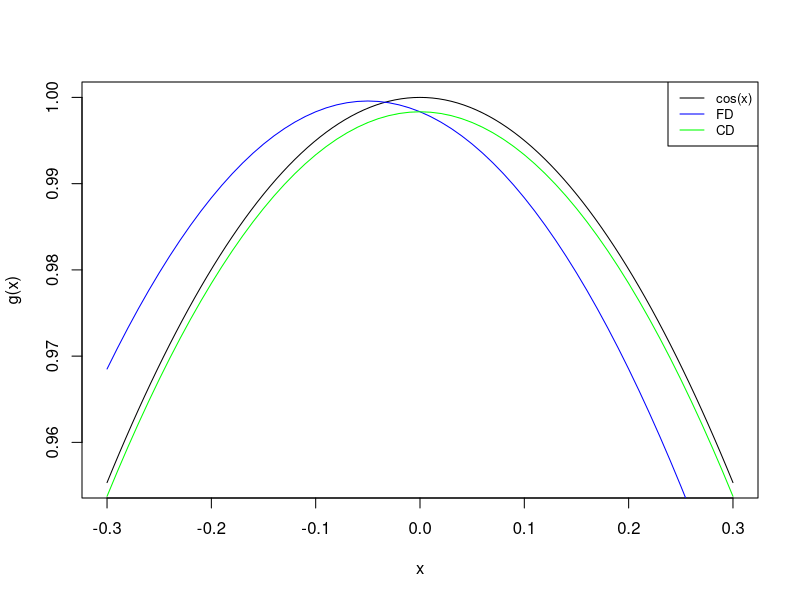
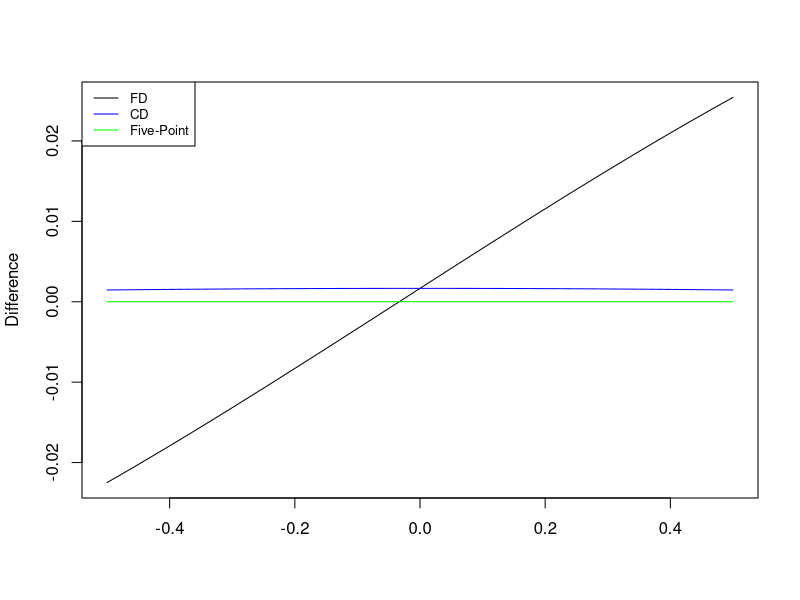
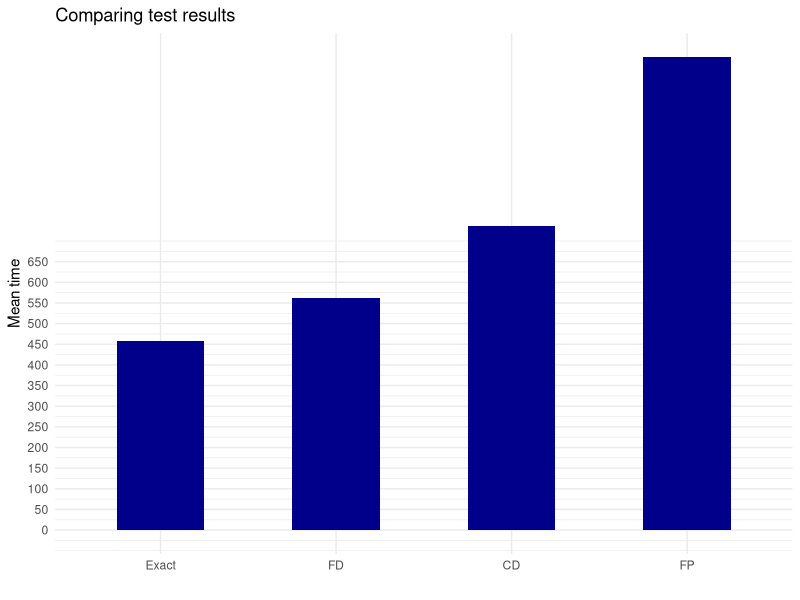

These charts were generated, in order, by the following R code:
## ---- chunk 1
f <- function(x) sin(x)
g <- function(x) cos(x)
fd <- function(x){
  h <- 1e-1
  (f(x + h) - f(x))/h
}
cd <- function(x){
  h <- 1e-1
  (f(x + h) - f(x - h))/(2*h)
}
int <- seq(-0.3,0.3, 0.01)
curve(g, min(int), max(int))
lines(int, fd(int), col = 'blue')
lines(int, cd(int), col = 'green')
legend('topright', legend = c('cos(x)', 'FD', 'CD'),
       col = c('black', 'blue', 'green'), 
       lty = 1, cex = 0.8)
## ---- chunk 2
h <- 0.1
f <- function(x) {sin(x)}
g_exact <- function(x) {cos(x)}
FD <- function(x) {
  FDf <- (f(x + h) - f(x))/h    
  return(FDf)
}
CD <- function(x) {
  CDf <- (f(x + h) - f(x - h))/(2*h)
  return(CDf)
}
XCD <- function(x) {
  XCDf <- (8*f(x + h) - 8*f(x - h) - f(x + 2*h) + f(x - 2*h))/(12*h)
  return(XCDf)
}

int <- seq(-.5,.5, 0.001)

diff_XCD <- function(x) g_exact(x) - XCD(x)
diff_CD <- function(x) g_exact(x) - CD(x)
diff_FD <- function(x) g_exact(x) - FD(x)
curve(diff_FD, min(int), max(int), ylab = "Difference", xlab = "")
lines(int, diff_CD(int), col = 'blue')
lines(int, diff_XCD(int), col = 'green')
legend("topleft", legend = c("FD", "CD", "Five-Point"),
       col = c("black", "blue", "green"),
       lty = 1, cex = 0.8)
## ---- chunk 3
# Exact functions
f <- function(x) 100*(x[2] - x[1]^2)^2 + (1 - x[1])^2
g <- function(x) c(2*(x[1] - 1) - 400*x[1]*(x[2] - x[1]^2), 200*(x[2] - x[1]^2))
# Implementation of Algorithm 3.5
# (Line Search Algorithm)
alpha <- function(a_0, x_k, c1, c2, r_k) {
  a_max <- 4*a_0
  f_k <- f(x_k)
  phi_k <- f_k
  a_1 <- a_0
  a0 <- 0
  a_k <- a_1
  a_k_old <- a0
  k <- 0
  k_max <- 10000   
  done <- FALSE
  while(!done) {
    k <- k + 1
    f_k <- f(x_k)
    g_k <- g(x_k)
    p_k <- -g_k
    phi_k_old <- f(x_k + a_k_old * p_k)
      phi_k <- f(x_k + a_k * p_k)
      dphi_k_0 <- t(g(x_k)) %*% p_k
      l_k <- f_k + c1 * a_k * dphi_k_0
      if ((phi_k > l_k) || ((k > 1) && (phi_k >= phi_k_old))) {
        return(zoom(a_k_old, a_k, x_k, c1, c2))
      }
    dphi_k <- t(g(x_k + a_k * p_k)) %*% p_k
      if (abs(dphi_k) <= -c2*dphi_k_0) {
        return(a_k)
      }
    if (dphi_k >= 0) {
      return(zoom(a_k, a_k_old, x_k, c1, c2))
    }
    a_k_old <- a_k
    a_k <- r_k*a_k + (1 - r_k)*a_max
    done <- (k > k_max)
  }
  return(a_k)
}

# Implementation of Algorithm ...
# (Zoom Algorithm)
zoom <- function(a_lo, a_hi, x_k, c1, c2) {
  f_k <- f(x_k)
  g_k <- g(x_k)
  p_k <- -g_k
  k <- 0
  k_max <- 10000   # Maximum number of iterations.
  done <- FALSE
  while(!done) {
    k <- k + 1
    phi_lo <- f(x_k + a_lo * p_k)
      a_k <- 0.5*(a_lo + a_hi)
      phi_k <-  f(x_k + a_k * p_k)
      dphi_k_0 <- t(g(x_k)) %*% p_k
      l_k <-  f_k + c1 * a_k * dphi_k_0
      if ((phi_k > l_k) || (phi_k >= phi_lo)) {
        a_hi <- a_k
      } else {
        dphi_k <-  t(g(x_k + a_k * p_k)) %*% p_k
          if (abs(dphi_k) <= -c2*dphi_k_0) {
            return(a_k)
          }
        if (dphi_k*(a_hi - a_lo) >= 0) {
          a_hi <- a_lo
        }
        a_lo <- a_k
      }
    done <- (k > k_max)
  }
  return(a_k)
}
# Implementation of Algorithm 3.5 (with CD instead of exact gradient)
# (Line Search Algorithm)
alpha_cd <- function(a_0, x_k, c1, c2, r_k) {
  g <- function(x, h = 1e-8){
    c((f(x + c(h,0)) - f(x - c(h,0)))/(2*h), (f(x + c(0,h)) - f(x - c(0,h)))/(2*h))
  }
  a_max <- 4*a_0
  f_k <- f(x_k)
  phi_k <- f_k
  a_1 <- a_0
  a0 <- 0
  a_k <- a_1
  a_k_old <- a0
  k <- 0
  k_max <- 10000   
  done <- FALSE
  while(!done) {
    k <- k + 1
    f_k <- f(x_k)
    g_k <- g(x_k)
    p_k <- -g_k
    phi_k_old <- f(x_k + a_k_old * p_k)
      phi_k <- f(x_k + a_k * p_k)
      dphi_k_0 <- t(g(x_k)) %*% p_k
      l_k <- f_k + c1 * a_k * dphi_k_0
      if ((phi_k > l_k) || ((k > 1) && (phi_k >= phi_k_old))) {
        return(zoom_cd(a_k_old, a_k, x_k, c1, c2))
      }
    dphi_k <- t(g(x_k + a_k * p_k)) %*% p_k
      if (abs(dphi_k) <= -c2*dphi_k_0) {
        return(a_k)
      }
    if (dphi_k >= 0) {
      return(zoom_cd(a_k, a_k_old, x_k, c1, c2))
    }
    a_k_old <- a_k
    a_k <- r_k*a_k + (1 - r_k)*a_max
    done <- (k > k_max)
  }
  return(a_k)
}

# Implementation of Algorithm ... (with CD instead of exact gradient)
# (Zoom Algorithm)
zoom_cd <- function(a_lo, a_hi, x_k, c1, c2) {
  g <- function(x, h = 1e-8){
    c((f(x + c(h,0)) - f(x - c(h,0)))/(2*h), (f(x + c(0,h)) - f(x - c(0,h)))/(2*h))
  }
  f_k <- f(x_k)
  g_k <- g(x_k)
  p_k <- -g_k
  k <- 0
  k_max <- 10000   # Maximum number of iterations.
  done <- FALSE
  while(!done) {
    k <- k + 1
    phi_lo <- f(x_k + a_lo * p_k)
      a_k <- 0.5*(a_lo + a_hi)
      phi_k <-  f(x_k + a_k * p_k)
      dphi_k_0 <- t(g(x_k)) %*% p_k
      l_k <-  f_k + c1 * a_k * dphi_k_0
      if ((phi_k > l_k) || (phi_k >= phi_lo)) {
        a_hi <- a_k
      } else {
        dphi_k <-  t(g(x_k + a_k * p_k)) %*% p_k
          if (abs(dphi_k) <= -c2*dphi_k_0) {
            return(a_k)
          }
        if (dphi_k*(a_hi - a_lo) >= 0) {
          a_hi <- a_lo
        }
        a_lo <- a_k
      }
    done <- (k > k_max)
  }
  return(a_k)
}

alpha_fd <- function(a_0, x_k, c1, c2, r_k) {
  g <- function(x, h = 1e-8){
    c((f(x + c(h,0)) - f(x))/(h), (f(x + c(0,h)) - f(x))/(h))
  }
  a_max <- 4*a_0
  f_k <- f(x_k)
  phi_k <- f_k
  a_1 <- a_0
  a0 <- 0
  a_k <- a_1
  a_k_old <- a0
  k <- 0
  k_max <- 10000   
  done <- FALSE
  while(!done) {
    k <- k + 1
    f_k <- f(x_k)
    g_k <- g(x_k)
    p_k <- -g_k
    phi_k_old <- f(x_k + a_k_old * p_k)
      phi_k <- f(x_k + a_k * p_k)
      dphi_k_0 <- t(g(x_k)) %*% p_k
      l_k <- f_k + c1 * a_k * dphi_k_0
      if ((phi_k > l_k) || ((k > 1) && (phi_k >= phi_k_old))) {
        return(zoom_fd(a_k_old, a_k, x_k, c1, c2))
      }
    dphi_k <- t(g(x_k + a_k * p_k)) %*% p_k
      if (abs(dphi_k) <= -c2*dphi_k_0) {
        return(a_k)
      }
    if (dphi_k >= 0) {
      return(zoom_fd(a_k, a_k_old, x_k, c1, c2))
    }
    a_k_old <- a_k
    a_k <- r_k*a_k + (1 - r_k)*a_max
    done <- (k > k_max)
  }
  return(a_k)
}

# Implementation of Algorithm ... (with CD instead of exact gradient)
# (Zoom Algorithm)
zoom_fd <- function(a_lo, a_hi, x_k, c1, c2) {
  g <- function(x, h = 1e-8){
    c((f(x + c(h,0)) - f(x))/(h), (f(x + c(0,h)) - f(x))/(h))
  }
  f_k <- f(x_k)
  g_k <- g(x_k)
  p_k <- -g_k
  k <- 0
  k_max <- 10000   # Maximum number of iterations.
  done <- FALSE
  while(!done) {
    k <- k + 1
    phi_lo <- f(x_k + a_lo * p_k)
      a_k <- 0.5*(a_lo + a_hi)
      phi_k <-  f(x_k + a_k * p_k)
      dphi_k_0 <- t(g(x_k)) %*% p_k
      l_k <-  f_k + c1 * a_k * dphi_k_0
      if ((phi_k > l_k) || (phi_k >= phi_lo)) {
        a_hi <- a_k
      } else {
        dphi_k <-  t(g(x_k + a_k * p_k)) %*% p_k
          if (abs(dphi_k) <= -c2*dphi_k_0) {
            return(a_k)
          }
        if (dphi_k*(a_hi - a_lo) >= 0) {
          a_hi <- a_lo
        }
        a_lo <- a_k
      }
    done <- (k > k_max)
  }
  return(a_k)
}

alpha_fp <- function(a_0, x_k, c1, c2, r_k) {
  g <- function(x, h = 1e-8){
    c((8*f(x + c(h,0)) - 8*f(x - c(h,0)) - f(x + c(2*h,0)) + f(x - c(2*h,0)))/(12*h),
      (8*f(x + c(0,h)) - 8*f(x - c(0,h)) - f(x + c(0,2*h)) + f(x - c(0,2*h)))/(12*h))
  }
  a_max <- 4*a_0
  f_k <- f(x_k)
  phi_k <- f_k
  a_1 <- a_0
  a0 <- 0
  a_k <- a_1
  a_k_old <- a0
  k <- 0
  k_max <- 10000   
  done <- FALSE
  while(!done) {
    k <- k + 1
    f_k <- f(x_k)
    g_k <- g(x_k)
    p_k <- -g_k
    phi_k_old <- f(x_k + a_k_old * p_k)
      phi_k <- f(x_k + a_k * p_k)
      dphi_k_0 <- t(g(x_k)) %*% p_k
      l_k <- f_k + c1 * a_k * dphi_k_0
      if ((phi_k > l_k) || ((k > 1) && (phi_k >= phi_k_old))) {
        return(zoom_fp(a_k_old, a_k, x_k, c1, c2))
      }
    dphi_k <- t(g(x_k + a_k * p_k)) %*% p_k
      if (abs(dphi_k) <= -c2*dphi_k_0) {
        return(a_k)
      }
    if (dphi_k >= 0) {
      return(zoom_fp(a_k, a_k_old, x_k, c1, c2))
    }
    a_k_old <- a_k
    a_k <- r_k*a_k + (1 - r_k)*a_max
    done <- (k > k_max)
  }
  return(a_k)
}

# Implementation of Algorithm ... (with CD instead of exact gradient)
# (Zoom Algorithm)
zoom_fp <- function(a_lo, a_hi, x_k, c1, c2) {
  g <- function(x, h = 1e-8){
    c((8*f(x + c(h,0)) - 8*f(x - c(h,0)) - f(x + c(2*h,0)) + f(x - c(2*h,0)))/(12*h),
      (8*f(x + c(0,h)) - 8*f(x - c(0,h)) - f(x + c(0,2*h)) + f(x - c(0,2*h)))/(12*h))
  }
  f_k <- f(x_k)
  g_k <- g(x_k)
  p_k <- -g_k
  k <- 0
  k_max <- 10000   # Maximum number of iterations.
  done <- FALSE
  while(!done) {
    k <- k + 1
    phi_lo <- f(x_k + a_lo * p_k)
      a_k <- 0.5*(a_lo + a_hi)
      phi_k <-  f(x_k + a_k * p_k)
      dphi_k_0 <- t(g(x_k)) %*% p_k
      l_k <-  f_k + c1 * a_k * dphi_k_0
      if ((phi_k > l_k) || (phi_k >= phi_lo)) {
        a_hi <- a_k
      } else {
        dphi_k <-  t(g(x_k + a_k * p_k)) %*% p_k
          if (abs(dphi_k) <= -c2*dphi_k_0) {
            return(a_k)
          }
        if (dphi_k*(a_hi - a_lo) >= 0) {
          a_hi <- a_lo
        }
        a_lo <- a_k
      }
    done <- (k > k_max)
  }
  return(a_k)
}
# Define norm to determine convergence
norm2 <- function(x) norm(as.matrix(x), type = "2")

# The base algorithm that uses the exact gradient
gd.strong.wolfe <- function(f, g, x_0, a_0 = 1, r_k = 0.5, c1 = 1e-4, c2 = 4e-1, tol_grad_f = 5e-4, k_max = 10000) {
  keep_going <- TRUE
  x_k <- x_0
  k <- 0
  while (keep_going) {
    k <- k + 1
    a_k <- alpha(a_0, x_k, c1, c2, r_k)
    g_k <- g(x_k)
    p_k <- -g_k
    x_k <- x_k + a_k*p_k
    keep_going <- (norm2(g_k) >= tol_grad_f) & (k < k_max)
  }
  #cat('x_k =', x_k, '\t', 'f(x_k) =', f(x_k), '\t', 'k =', k, '\n')
}
gd.strong.wolfe.FD <- function(f, g, x_0, a_0 = 1, r_k = 0.5, c1 = 1e-4, c2 = 4e-1, tol_grad_f = 5e-4, k_max = 10000) {
  keep_going <- TRUE
  x_k <- x_0
  k <- 0
  while (keep_going) {
    k <- k + 1
    a_k <- alpha_fd(a_0, x_k, c1, c2, r_k)
    g_k <- g(x_k)
    p_k <- -g_k
    x_k <- x_k + a_k*p_k
    keep_going <- (norm2(g_k) >= tol_grad_f) & (k < k_max)
  }
  #cat('x_k =', x_k, '\t', 'f(x_k) =', f(x_k), '\t', 'k =', k, '\n')
}
gd.strong.wolfe.CD <- function(f, g, x_0, a_0 = 1, r_k = 0.5, c1 = 1e-4, c2 = 4e-1, tol_grad_f = 5e-4, k_max = 10000) {
  keep_going <- TRUE
  x_k <- x_0
  k <- 0
  while (keep_going) {
    k <- k + 1
    a_k <- alpha_cd(a_0, x_k, c1, c2, r_k)
    g_k <- g(x_k)
    p_k <- -g_k
    x_k <- x_k + a_k*p_k
    keep_going <- (norm2(g_k) >= tol_grad_f) & (k < k_max)
  }
  #cat('x_k =', x_k, '\t', 'f(x_k) =', f(x_k), '\t', 'k =', k, '\n')
}
gd.strong.wolfe.FP <- function(f, g, x_0, a_0 = 1, r_k = 0.5, c1 = 1e-4, c2 = 4e-1, tol_grad_f = 5e-4, k_max = 10000) {
  keep_going <- TRUE
  x_k <- x_0
  k <- 0
  while (keep_going) {
    k <- k + 1
    a_k <- alpha_fp(a_0, x_k, c1, c2, r_k)
    g_k <- g(x_k)
    p_k <- -g_k
    x_k <- x_k + a_k*p_k
    keep_going <- (norm2(g_k) >= tol_grad_f) & (k < k_max)
  }
  #cat('x_k =', x_k, '\t', 'f(x_k) =', f(x_k), '\t', 'k =', k, '\n')
}
## ---- chunk 4
library(microbenchmark)
bench <- microbenchmark(Exact = gd.strong.wolfe(f,g,c(0,1)),
               FD = gd.strong.wolfe.FD(f,g,c(0,1)),
               CD = gd.strong.wolfe.CD(f,g,c(0,1)),
               FP = gd.strong.wolfe.FP(f,g,c(0,1)),
               times = 1)
library(dplyr)
bench <- bench %>%
  group_by(expr) %>%
  summarise(mean_time = mean(time)/1e+6)
## ---- chunk 5
library(ggplot2)
ggplot(bench) + 
  geom_col(aes(x = expr, y = mean_time), width = 0.5, fill = 'darkblue') +
  scale_y_continuous(breaks = seq(0,650,50)) +
  xlab('') + ylab('Mean time') + ggtitle('Comparing test results') +
  theme_minimal()
